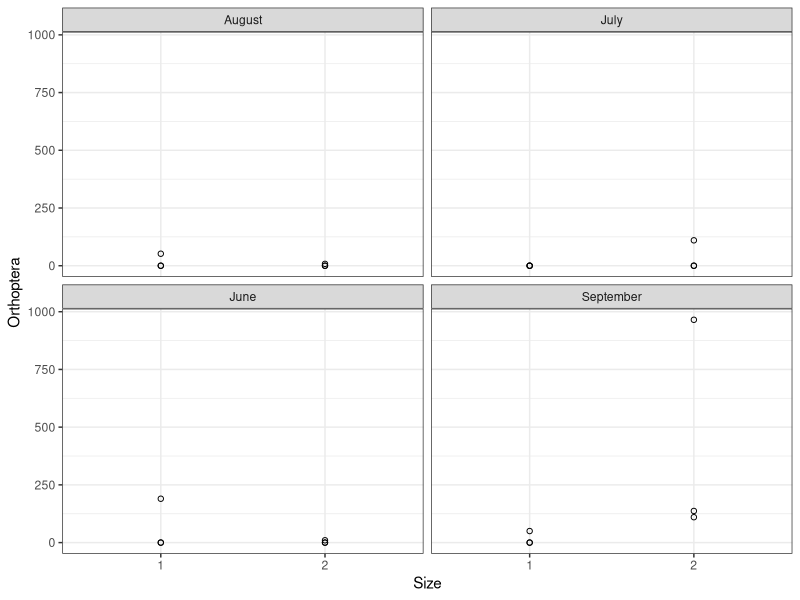
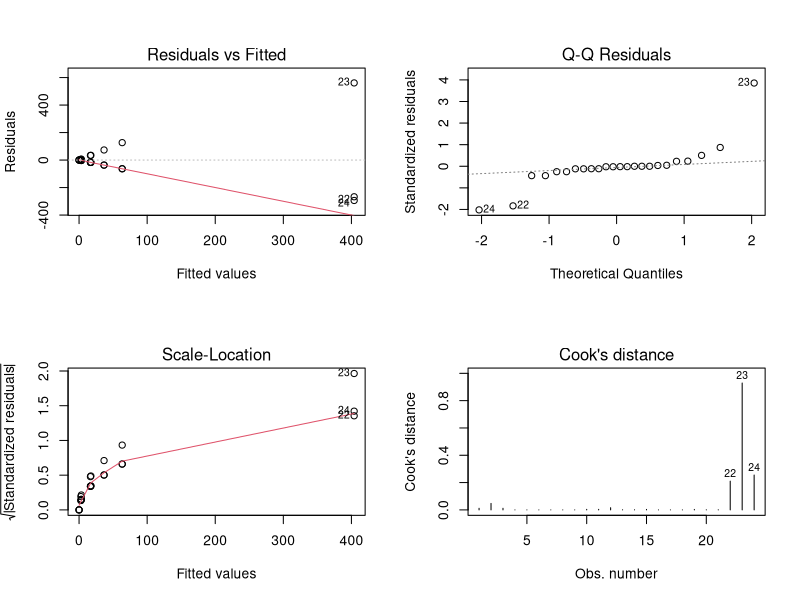
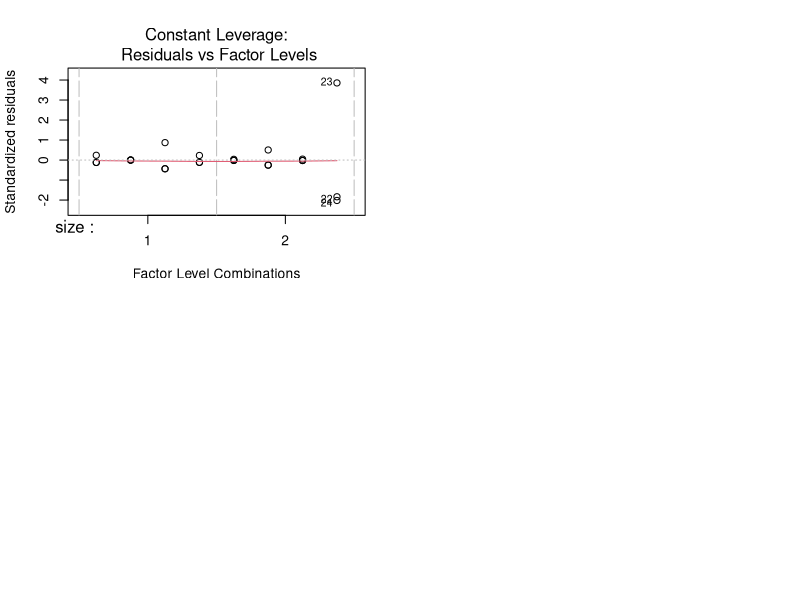
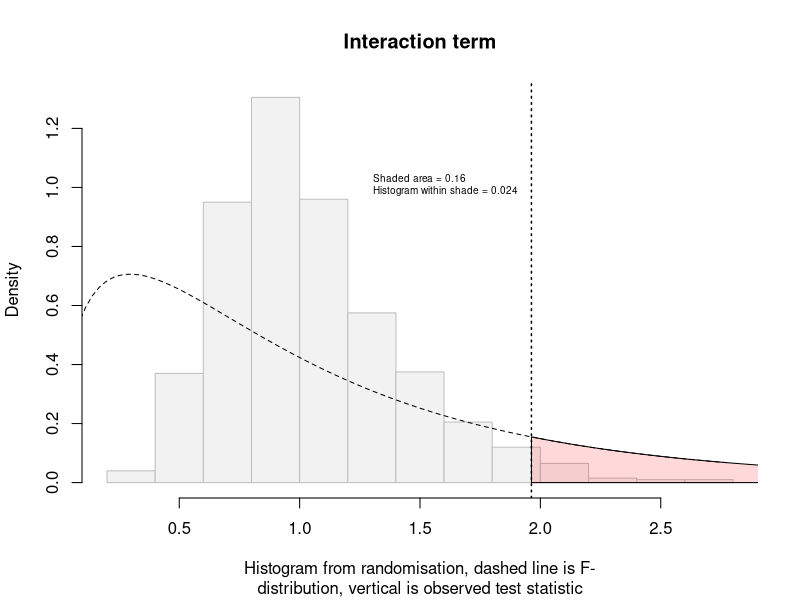

These figures' R source, in order:
## ---- chunk 1
# read in data
lizard <- read.csv("LizardData.csv")

# turn the size column into a factor
lizard$size <- as.factor(lizard$size)

dim(lizard)
str(lizard)
summary(lizard)
## ---- chunk 2
library(ggplot2)
ggplot(data = lizard) + 
  geom_point(aes(x = size, y = orthoptera), shape = 1) +
  facet_wrap(~month) + 
  xlab("Size") + 
  ylab("Orthoptera") +
  theme_bw()
## ---- chunk 3
# perform a two-way ANOVA
mod <- aov(orthoptera ~ size * month, data = lizard)
summary(mod)
## ---- chunk 4
oldPar <- par(no.readonly = TRUE) # save plotting parameters

# diagnostic plot
par(mfrow = c(2, 2))
plot(mod, which = 1:5)
## ---- chunk 5
par(oldPar)
## ---- chunk 6
?plot.lm
## ---- chunk 7
newOrthoptera <- sample(lizard$orthoptera, length(lizard$orthoptera), replace = FALSE)
## ---- chunk 8
newMod <- aov(newOrthoptera ~ size * month, data = lizard)
summary(newMod)
## ---- chunk 9
newAnova <- anova(newMod)
newAnova
## ---- chunk 10
interactionFValues <- newAnova["size:month", "F value"]
interactionFValues
## ---- chunk 11
# Purpose: performs a randomisation test on the interaction term in a two-way ANOVA.

# Implementation note: No checks are made on the veracity of the input variables.  Store the number of samples in the input data frame

RandtestInteraction <- function(dataIn, b = 999){
  numData <- dim(dataIn)[1]
  
    # Reserve space to store the interactionFVector
    interactionFVector <- numeric(length = b + 1)
    
    # Loop round, performing the randomisation
    for (i in 1:b) {
        # Create randomized data set of response values
        replicateData <- sample(dataIn[, 3], numData, replace = FALSE)
        # Perform ANOVA on randomised data set
        replicateResult <- aov(replicateData ~ dataIn[,1] * dataIn[, 2])
        # Store resulting F-value
        anovaTable <- anova(replicateResult)
        interactionFVector[i] <- anovaTable["dataIn[, 1]:dataIn[, 2]", "F value"]
    }
    # Perform similar analysis on the original data and store the result
    analysisActualData <- aov(dataIn[, 3] ~ dataIn[, 1] * dataIn[, 2])
    
    actualAnova <- anova(analysisActualData)
    originalFValue <- actualAnova["dataIn[, 1]:dataIn[, 2]", "F value"]
    interactionFVector[b + 1] <- originalFValue
    # Calculate the p-value
    sum <- sum(interactionFVector >= originalFValue)
    originalExceedsProportion <- sum(interactionFVector >= originalFValue)/(b + 1)
    return(list(
                interactionFVector = interactionFVector,
                sum = sum,
                originalFValue = originalFValue, 
                pValue = originalExceedsProportion))
}


## ---- chunk 12
randomisation <- RandtestInteraction(lizard, b = 999)
str(randomisation)
## ---- chunk 13
str(RandtestInteraction(lizard, b = 99))
str(RandtestInteraction(lizard, b = 999))
str(RandtestInteraction(lizard, b = 9999))
## ---- chunk 14
print(paste("P-value from analysis of actual data = ", round(anova(mod)["size:month", "Pr(>F)"], 4)))
print(paste("P-value from randomisation test = ", randomisation$pValue))
## ---- chunk 15

interactionFVector <- randomisation$interactionFVector
originalFValue <- randomisation$originalFValue

# Histogram of the F-values from the randomisation
hist(interactionFVector, freq = FALSE, xlab = "", main = "Interaction term",
    sub = paste0("Histogram from randomisation, dashed line is F-\n",
        "distribution, vertical is observed test statistic"),
    col = "grey95", border = "grey75")
# Compute values from the F distribution with 3 and 16 degrees of freedom (the appropriate df for the interaction term)

numeratorDF <- newAnova["size:month", "Df"]
denominatorDF <- newAnova["Residuals", "Df"]
curve(df(x, numeratorDF, denominatorDF), from = 0, to = max(interactionFVector),
    lty = 2, add = TRUE)
# Draw a vertical line showing where the original F-value was
abline(v = originalFValue, lty = 3, lwd = 1.5)
# http://www.fernandohrosa.com.br/en/P/shaded_areas_in_r/ (on plotting shaded areas)

shade.x <- c(originalFValue, seq(originalFValue, max(interactionFVector) +
    0.5, length.out = 50), max(interactionFVector) + 0.5)
shade.y <- c(0, df(shade.x[-c(1, length(shade.x))], numeratorDF,
    denominatorDF), 0)
polygon(shade.x, shade.y, col = adjustcolor("red", alpha.f = 0.15))
one <- 1 - pf(originalFValue, 3, 16)
text(x = originalFValue - 0.7, y = 1, cex = 0.6, pos = 4,
    paste("Shaded area =", round(one, 3), "\nHistogram within shade =",
        round(randomisation$pValue, 3)))
